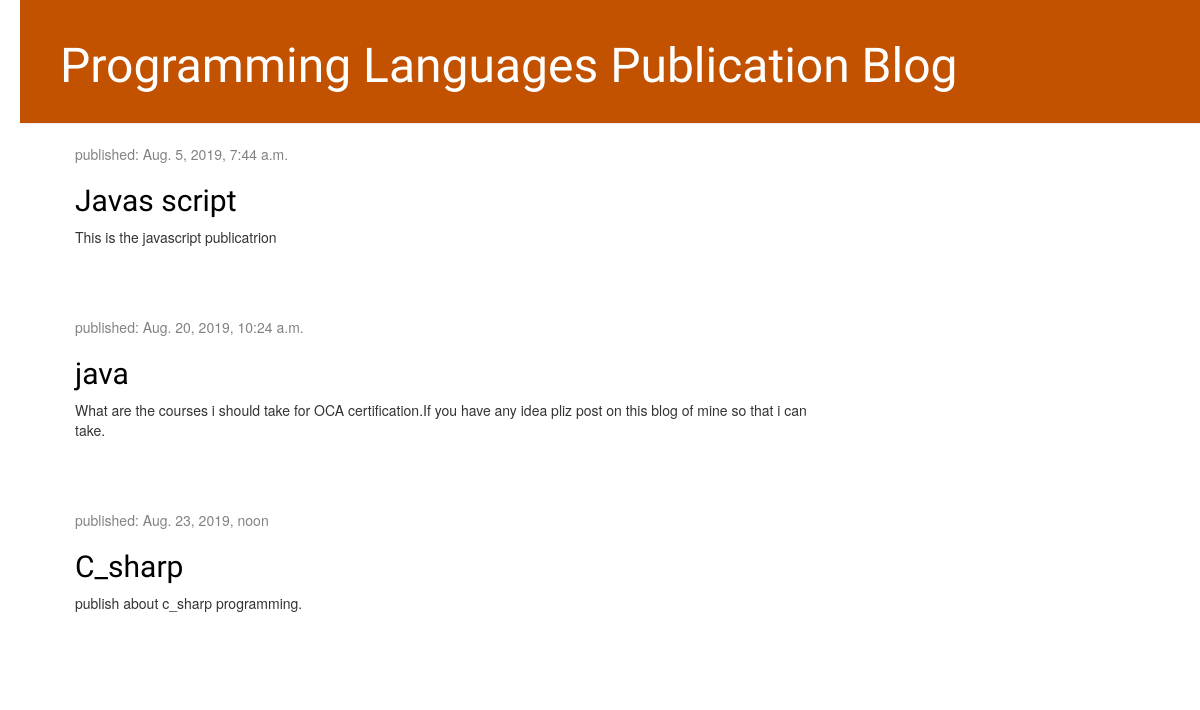
Before: / with the older database file.
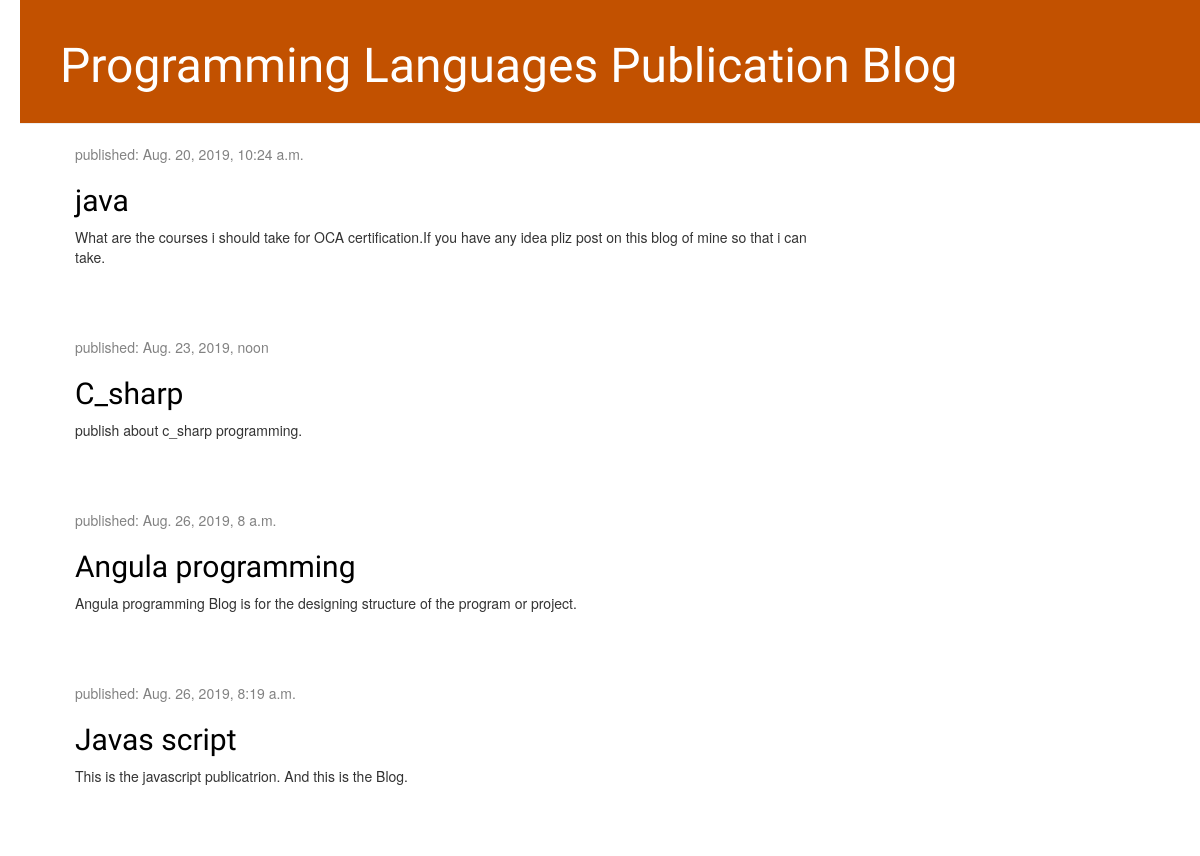
After: the same page with the newer database file.
### blog/models.py (models this page shows, shortened)
class Post(models. Model):
    author = models.ForeignKey(settings.AUTH_USER_MODEL, on_delete=models.CASCADE)
    title = models.CharField(max_length=200)
    text = models.TextField()
    created_date=models.DateTimeField(default=timezone.now())
    publish_date=models.DateTimeField(blank=True,null=True)

### blog/views.py (the view)
# urls.py: path('',views.post_list,name='post_list'),
def post_list(request):
    post=Post.objects.filter(publish_date__lte=timezone.now()).order_by('publish_date')
    return render(request,'blog/post_list.html',{'post':post})

### blog/templates/blog/post_list.html
{% extends 'blog/base.html'%}
{% block content %}
            {% for posts in post %}
                <div class="post">
                    <div class="date">
                        <p>published: {{ posts.publish_date }}</p>
                    </div>
                    <h2><a href="{% url 'post_detail' pk=posts.pk %}">{{ posts.title }}</a></h2>
                    <p>{{ posts.text|linebreaksbr }}</p>
                </div>
            {% endfor %}
{% endblock %}

### blog/templates/blog/base.html (shortened to what this page needs)
<!DOCTYPE html>
{% load static %}
<html lang="en">
<head>
    <link rel="stylesheet" href="//maxcdn.bootstrapcdn.com/bootstrap/3.2.0/css/bootstrap.min.css">
    <link rel="stylesheet" href="//maxcdn.bootstrapcdn.com/bootstrap/3.2.0/css/bootstrap-theme.min.css">
   <link rel="stylesheet" href="{%static 'css/blog.css'%}">
</head>
<body>
<div class="page-header">
        <h1><a href="/">Programming Languages Publication Blog</a></h1>
    </div>
    <div class="content container">
        <div class="row">
            <div class="col-md-8">
            {% block content %}
            {% endblock %}
            </div>
        </div>
    </div>
</body>
</html>

### blog/static/css/blog.css (style rules this page uses)
h1 a, h2 a { color: #C25100; font-family: 'Lobster'; }
body { padding-left:20px; }
.page-header { background-color: #C25100; margin-top: 0; padding: 20px 20px 20px 40px; }
.page-header h1, .page-header h1 a, .page-header h1 a:visited, .page-header h1 a:active { color: #ffffff; font-size: 36pt; text-decoration: none; }
.content { margin-left: 40px; }
h1, h2, h3, h4 { font-family: 'Lobster', cursive; }
.date { color: #828282; }
.post { margin-bottom: 70px; }
.post h2 a, .post h2 a:visited { color: #000000; }

Changed rows visible on the page:
added Post: publish_date "Aug. 26, 2019, 8 a.m.", title "Angula programming", text "Angula programming Blog is for the designing structure of the program or project."
changed Post "Javas script": publish_date "Aug. 5, 2019, 7:44 a.m." → "Aug. 26, 2019, 8:19 a.m."; text "This is the javascript publicatrion" → "This is the javascript publicatrion. And this is the Blog."; moves down the list
